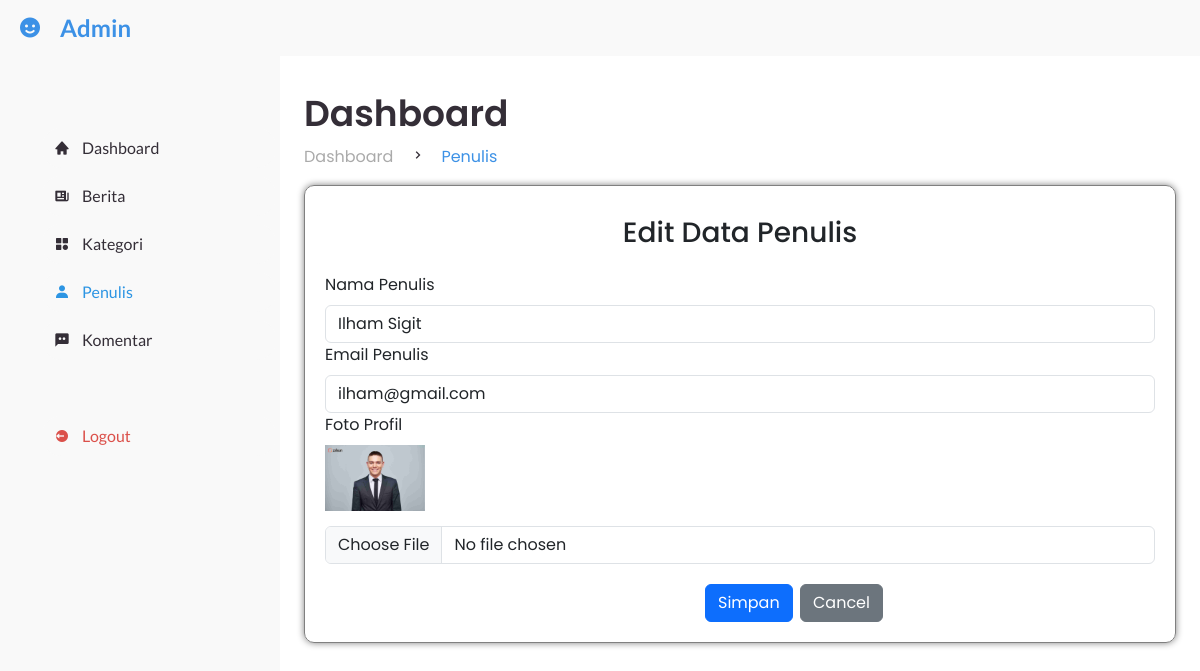
The page /admin/edit_penulis.php?id_penulis=1 on the database its author committed.
### tables this page shows
CREATE TABLE `penulis` (
  `id_penulis` int(11) NOT NULL,
  `nama_penulis` varchar(255) NOT NULL,
  `email_penulis` varchar(100) NOT NULL,
  `foto_profil` text NOT NULL
);

### admin/edit_penulis.php (the view, shortened to what this page needs)
<!DOCTYPE html>
<html lang="en">
<head>
	<link rel="stylesheet" href="style.css">
	<link href="https://cdn.jsdelivr.net/npm/bootstrap@5.3.2/dist/css/bootstrap.min.css" rel="stylesheet">
	<link href='https://unpkg.com/boxicons@2.0.9/css/boxicons.min.css' rel='stylesheet'>
</head>
<body>
	<?php $page = 'penulis'; include "sidebar.php" ?>
	<section id="content">
		<nav>
		</nav>
		<main>
			<div class="head-title">
				<div class="left">
					<h1>Dashboard</h1>
					<ul class="breadcrumb">
						<li>
							<a href="#" class="nav-link">Dashboard</a>
						</li>
						<li><i class='bx bx-chevron-right'></i></li>
						<li>
							<a id="active" href="#" class="nav-link">Penulis</a>
						</li>
					</ul>
				</div>
			</div>
			<?php
			include '../koneksi.php';
			$penulis = mysqli_query($conn, "SELECT * from penulis where id_penulis='$_GET[id_penulis]'");
			while ($p = mysqli_fetch_array($penulis)) {
				$id_penulis = $p["id_penulis"];
				$nama_penulis = $p["nama_penulis"];
				$email_penulis = $p["email_penulis"];
				$foto_profil = $p["foto_profil"];
			}
			?>
			<form action="proses_edit_penulis.php?id_penulis=<?php echo $id_penulis ?>" method="post" enctype="multipart/form-data" style="box-shadow: 0 0 7px gray; padding: 20px; border: 1px solid grey; border-radius: 10px">
				<h3 style="padding-top:10px; padding-bottom:15px">
					<center>Edit Data Penulis</center>
				</h3>
				<label class="form-label">Nama Penulis</label>
				<input type="text" name="nama_penulis" class="form-control" value="<?php echo $nama_penulis ?>">
				<label class="form-label">Email Penulis</label>
				<input type="text" name="email_penulis" class="form-control" value="<?php echo $email_penulis ?>">
				<label class="form-label">Foto Profil</label><br>
				<img src="../img/berita/<?php echo $foto_profil ?>" alt="" width="100" style="margin-bottom:15px">
				<input type="file" name="fileToUpload" id="fileToUpload" class="form-control" value="<?php echo $foto_profil ?>">
				<input class="btn btn-primary" type="submit" name="submit" value="Simpan" style="margin-top:20px; margin-left:380px" onclick="return confirm('Simpan perubahan data?')">
				<button class="btn btn-secondary" style="margin-top:20px; margin-left:3px" onclick="window.location.href='penulis.php'">Cancel</button>
			</form>
		</main>
	</section>
</body>
</html>

### admin/style.css (style rules this page uses)
* { margin: 0; padding: 0; box-sizing: border-box; }
a { text-decoration: none; }
li { list-style: none; }
:root { --poppins: 'Poppins', sans-serif; --lato: 'Lato', sans-serif; --light: #F9F9F9; --blue: #3C91E6; --light-blue: #CFE8FF; --grey: #eee; --dark-grey: #AAAAAA; --dark: #342E37; --red: #DB504A; --yellow: #FFCE26; --light-yellow: #FFF2C6; --orange: #FD7238; --light-orange: #FFE0D3; --green: #347C2C; --light-green: #C1FEC1; }
html { overflow-x: hidden; }
body { background: var(--grey); overflow-x: hidden; }
#content { position: relative; width: calc(100% - 280px); left: 280px; transition: .3s ease; }
#content nav { height: 56px; background: var(--light); padding: 0 24px; display: flex; grid-gap: 24px; font-family: var(--lato); position: sticky; top: 0; left: 0; z-index: 1000; }
#content main { width: 100%; padding: 36px 24px; font-family: var(--poppins); max-height: calc(100vh - 56px); overflow-y: auto; }
#content main .head-title { display: flex; align-items: center; justify-content: space-between; grid-gap: 16px; flex-wrap: wrap; }
#content main .head-title .left h1 { font-size: 36px; font-weight: 600; margin-bottom: 10px; color: var(--dark); }
#content main .head-title .left .breadcrumb { display: flex; align-items: center; grid-gap: 16px; }
#content main .head-title .left .breadcrumb li { color: var(--dark); }
#content main .head-title .left .breadcrumb li a { color: var(--dark-grey); pointer-events: none; }
#content main .head-title .left .breadcrumb li a#active { color: var(--blue); pointer-events: unset; }

### rows shown on the page
penulis: nama_penulis "Ilham Sigit", email_penulis "ilham@gmail.com", foto_profil (picture)
